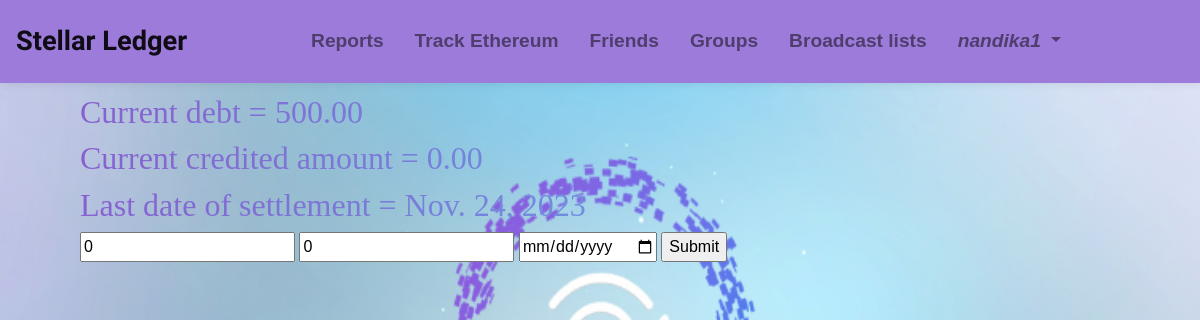
/friends/adddebt/nan/ (signed in), run on the app's committed database.
### friends/models.py (models this page shows)
class Friend(models.Model):
    user = models.ForeignKey(User, on_delete=models.CASCADE)
    friend_username = models.CharField(max_length=20)
    debt = models.DecimalField(default=0.00, decimal_places=2, max_digits=10, blank=True)
    credit = models.DecimalField(default=0.00, decimal_places=2, max_digits=10, blank=True)
    date = models.DateField(default=date.today(), blank=True)
    due_date = models.DateField(null=True, blank=True)

### friends/views.py (the view, shortened to what this page needs)
# urls.py: path('adddebt/<str:name>/', views.add_debt, name='adddebt'),
def add_debt(request, name):
    u = User.objects.get(username=name)
    friend = Friend.objects.get(user=request.user, friend_username=name)
    return render(request, 'friends/debt.html', context = {
        "friend" : friend
        })

### templates/friends/debt.html (shortened to what this page needs)
{% extends '../base.html' %}
{% load crispy_forms_tags %}
{% block content %}
<div class="padding">
    <h2> <div style="background: linear-gradient(to right, #8860d0 , #5ab9ea);
        -webkit-text-fill-color: transparent;
        -webkit-background-clip: text; font-family: 'Times New Roman', Times, serif;">Current debt = {{ friend.debt }}</div></h2>
<h2> <div style="background: linear-gradient(to right, #8860d0 , #5ab9ea);
    -webkit-text-fill-color: transparent;
    -webkit-background-clip: text; font-family: 'Times New Roman', Times, serif;">Current credited amount = {{ friend.credit }}</div></h2>
    <h2> <div style="background: linear-gradient(to right, #8860d0 , #5ab9ea);
        -webkit-text-fill-color: transparent;
        -webkit-background-clip: text; font-family: 'Times New Roman', Times, serif;">Last date of settlement = {{ friend.date }}</div></h2>
<form method="post">
    <input type="text" name="debt" value=0 placeholder="debt">
    <input type="text" name="credit" value=0 placeholder="credit">
    <input type="date" name="due_date" value=0 placeholder="Due date">
    <input type="submit" value="Submit">
</form>
</div>
{% endblock %}

### templates/base.html (shortened to what this page needs)
{% load static %}
<!DOCTYPE html>
<html lang="en">
<head>
    <link rel="stylesheet" href="{% static 'styles.css' %}">
    <link rel="stylesheet" href="https://cdn.jsdelivr.net/npm/bootstrap@4.4.1/dist/css/bootstrap.min.css">
</head>
<body style="
    background-image: url('imgs/bg.png');
    height: 100vh;
    width: 100vw;
    background-repeat: no-repeat;
    background-size: 100% 100%;
">
    <nav class="navbar navbar-expand-lg navbar-light">
        <a style="font-family: Sofia, sans-serif; font-size: 170%;" class="navbar-brand" href="{% url 'home' %}">Stellar Ledger</a>
          <div class="collapse navbar-collapse justify-content-center" id="navbarNavDropdown" style=" font-size: 120%; font-weight: bold;">
            <ul class="navbar-nav">
              <li class="nav-item">
                <a class="nav-link" href="{% url 'viewTransaction' %}">Reports</a>
              </li>
              <li class="nav-item">
                <a class="nav-link" href="{% url 'eth' %}">Track Ethereum</a>
              </li>
              <li class="nav-item">
                <a class="nav-link" href="{% url 'viewFriend' %}">Friends</a>
              </li>
              <li class="nav-item">
                <a class="nav-link" href="{% url 'view_expense_groups' %}">Groups</a>
              </li>
              <li class="nav-item">
                <a class="nav-link" href="{% url 'viewGroup' %}">Broadcast lists</a>
              </li>
              {% if user.is_authenticated %}
              <li class="nav-item dropdown">
                <button class="nav-link dropdown-toggle" onclick="dropdown()" data-toggle="dropdown" aria-haspopup="true" aria-expanded="false" style="background-color: #9c7bda;">
                  <i class="fas fa-user">{{ user.username }}</i>
                </button>
              </li>
              {% else %}
              <li class="nav-item">
                <a class="nav-link" href="{% url 'account_login' %}">login</a>
              </li>
              {% endif %}
            </ul>
          </div>
        </nav>
    {% block content %}
    {% endblock %}
</body>
</html>

### static/styles.css (style rules this page uses)
.padding { margin-top: 10px; margin-bottom: 10px; margin-right: 150px; margin-left: 80px; }
button { border: none; }

### templates/base.html (style rules this page uses)
body { font-family: 'Poppins', sans-serif; }
.navbar { background-color: #9c7bda; padding: 1rem; box-shadow: 0 0 10px rgba(0, 0, 0, 0.1); }
.navbar-brand { color: #ffffff; font-size: 1.5rem; font-weight: bold; }
.navbar-nav .nav-item { margin-right: 15px; }
.navbar-nav .nav-link { color: #ffffff; font-weight: bold; transition: color 0.3s ease; }

### data on the page
Friend: debt "500.00", credit "0.00", date "Nov. 24, 2023"

### other printed values
{{ user.username }} "nandika1"
